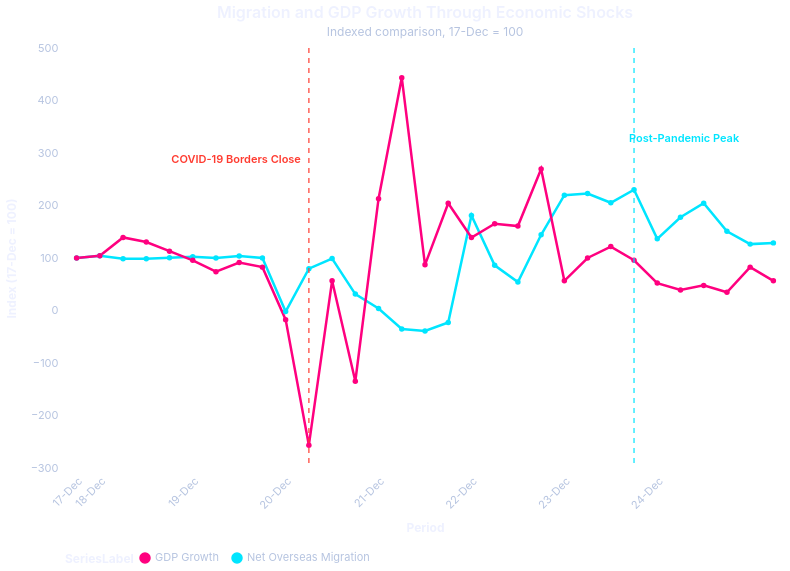

Vega-Lite specification for this chart:
### Vega-Lite specification from a JSON file in a GitHub repository (floating-point values rounded to 4 significant figures)
{"$schema": "https://vega.github.io/schema/vega-lite/v5.json", "width": 720, "height": 420, "data": {"values": [{"Period": "17-Dec", "Migration": 241.7, "GDP": 2.3}, {"Period": "18-Mar", "Migration": 238, "GDP": 3}, {"Period": "18-Jun", "Migration": 238.2, "GDP": 3.2}, {"Period": "18-Sep", "Migration": 242.3, "GDP": 2.6}, {"Period": "18-Dec", "Migration": 252.2, "GDP": 2.4}, {"Period": "19-Mar", "Migration": 250.7, "GDP": 2.1}, {"Period": "19-Jun", "Migration": 241.3, "GDP": 1.7}, {"Period": "19-Sep", "Migration": 242.0, "GDP": 1.9}, {"Period": "19-Dec", "Migration": 247.6, "GDP": 2.2}, {"Period": "20-Mar", "Migration": 239.2, "GDP": 1.3}, {"Period": "20-Jun", "Migration": 192.7, "GDP": -5.9}, {"Period": "20-Sep", "Migration": 75.61, "GDP": -3.1}, {"Period": "20-Dec", "Migration": -4.97, "GDP": -0.4}, {"Period": "21-Mar", "Migration": -94.34, "GDP": 2}, {"Period": "21-Jun", "Migration": -84.94, "GDP": 10.2}, {"Period": "21-Sep", "Migration": -55.38, "GDP": 4.7}, {"Period": "21-Dec", "Migration": 9.3, "GDP": 4.9}, {"Period": "22-Mar", "Migration": 131.0, "GDP": 3.7}, {"Period": "22-Jun", "Migration": 207.9, "GDP": 3.8}, {"Period": "22-Sep", "Migration": 348.6, "GDP": 6.2}, {"Period": "22-Dec", "Migration": 437.9, "GDP": 3.2}, {"Period": "23-Mar", "Migration": 495.8, "GDP": 2.8}, {"Period": "23-Jun", "Migration": 538.3, "GDP": 2.3}, {"Period": "23-Sep", "Migration": 555.8, "GDP": 2.2}, {"Period": "23-Dec", "Migration": 530.6, "GDP": 1.3}, {"Period": "24-Mar", "Migration": 493.8, "GDP": 1.1}, {"Period": "24-Jun", "Migration": 429.2, "GDP": 0.9}, {"Period": "24-Sep", "Migration": 364.8, "GDP": 0.8}, {"Period": "24-Dec", "Migration": 329.9, "GDP": 1.2}, {"Period": "25-Mar", "Migration": 311.3, "GDP": 1.3}, {"Period": "25-Jun", "Migration": 305.6, "GDP": 1.9}]}, "transform": [{"calculate": "datum.Migration / 241.66 * 100", "as": "MigrationIndex"}, {"calculate": "datum.GDP / 2.3 * 100", "as": "GDPIndex"}, {"fold": ["MigrationIndex", "GDPIndex"], "as": ["Series", "IndexValue"]}, {"calculate": "datum.Series == 'MigrationIndex' ? 'Net Overseas Migration' : 'GDP Growth'", "as": "SeriesLabel"}], "layer": [{"name": "lines", "mark": {"type": "line", "point": true, "strokeWidth": 2.5}, "encoding": {"x": {"field": "Period", "type": "ordinal", "title": "Period", "axis": {"labelAngle": -45, "labelExpr": "indexof(datum.value, '-Dec') >= 0 ? datum.label : ''"}}, "y": {"field": "IndexValue", "type": "quantitative", "title": "Index (17-Dec = 100)"}, "color": {"field": "SeriesLabel", "type": "nominal", "scale": {"range": ["#ff007f", "#00e5ff"]}}, "tooltip": [{"field": "Period"}, {"field": "SeriesLabel", "title": "Series"}, {"field": "IndexValue", "format": ".1f", "title": "Index"}]}}, {"name": "annotation-covid-rule", "data": {"values": [{"Period": "20-Jun"}]}, "mark": {"type": "rule", "color": "#ff3b30", "strokeDash": [5, 5], "strokeWidth": 1.5, "opacity": 0.8}, "encoding": {"x": {"field": "Period", "type": "ordinal"}}}, {"name": "annotation-covid-text", "data": {"values": [{"Period": "20-Jun", "y": 280, "text": "COVID-19 Borders Close"}]}, "mark": {"type": "text", "align": "right", "dx": -8, "dy": -4, "color": "#ff3b30", "fontSize": 11, "fontWeight": 600}, "encoding": {"x": {"field": "Period", "type": "ordinal"}, "y": {"field": "y", "type": "quantitative"}, "text": {"field": "text"}}}, {"name": "annotation-peak-rule", "data": {"values": [{"Period": "23-Sep"}]}, "mark": {"type": "rule", "color": "#00e5ff", "strokeDash": [5, 5], "strokeWidth": 1.5, "opacity": 0.8}, "encoding": {"x": {"field": "Period", "type": "ordinal"}}}, {"name": "annotation-peak-text", "data": {"values": [{"Period": "23-Sep", "y": 320, "text": "Post-Pandemic Peak"}]}, "mark": {"type": "text", "align": "left", "dx": -5, "dy": -4, "color": "#00e5ff", "fontSize": 11, "fontWeight": 600}, "encoding": {"x": {"field": "Period", "type": "ordinal"}, "y": {"field": "y", "type": "quantitative"}, "text": {"field": "text"}}}], "title": {"text": "Migration and GDP Growth Through Economic Shocks", "subtitle": "Indexed comparison, 17-Dec = 100", "fontSize": 16, "subtitleFontSize": 12}, "config": {"font": "Inter, sans-serif", "background": "transparent", "view": {"stroke": null}, "axis": {"labelFont": "Inter, sans-serif", "titleFont": "Inter, sans-serif", "labelColor": "#b6c4e0", "titleColor": "#eef1ff", "tickColor": "rgba(255,255,255,0.15)", "domainColor": "rgba(255,255,255,0.15)", "gridColor": "rgba(255,255,255,0.08)", "grid": true, "labelFontSize": 11, "titleFontSize": 12, "titlePadding": 12}, "title": {"font": "Inter, sans-serif", "fontSize": 16, "fontWeight": 600, "color": "#eef1ff", "subtitleFont": "Inter, sans-serif", "subtitleFontSize": 12, "subtitleColor": "#b6c4e0", "subtitlePadding": 6}, "legend": {"labelFont": "Inter, sans-serif", "titleFont": "Inter, sans-serif", "labelColor": "#b6c4e0", "titleColor": "#eef1ff", "labelFontSize": 11, "titleFontSize": 12, "symbolSize": 100, "orient": "bottom", "direction": "horizontal", "titleOrient": "left"}, "text": {"font": "Inter, sans-serif", "color": "#eef1ff"}}}
